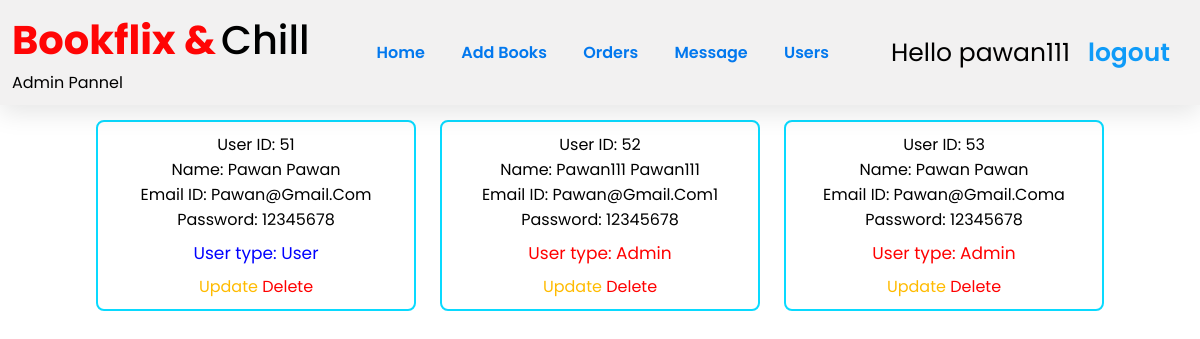
The page /users_detail.php (signed in) on the database its author committed.
### tables this page shows
CREATE TABLE `users_info` (
  `Id` int(100) NOT NULL,
  `name` varchar(20) NOT NULL,
  `surname` varchar(20) NOT NULL,
  `email` varchar(20) NOT NULL,
  `password` varchar(20) NOT NULL,
  `user_type` varchar(20) NOT NULL DEFAULT 'user'
);

### users_detail.php (the view, shortened to what this page needs)
<?php
include 'config.php';
?>
<!DOCTYPE html>
<html lang="en">
<head>
    <link rel="stylesheet" href="./css/register.css">
    <link rel="stylesheet" href="./css/index_book.css">
</head>
<body>
    <?php
    include 'admin_header.php';
    ?>
        <section class="show-products">
    <div class="box-container">
   <?php
      $select_user = mysqli_query($conn, "SELECT Id,name,surname,email,password,user_type FROM users_info") or die('query failed');
      if(mysqli_num_rows($select_user) > 0){
         while($fetch_user = mysqli_fetch_assoc($select_user)){
   ?>
   <div class="box">
       <div class="name">User ID: <?php echo $fetch_user['Id']; ?></div>
      <div class="name">Name: <?php echo $fetch_user['name']; ?>&nbsp;<?php echo $fetch_user['surname']; ?></div>
      <div class="name">Email ID: <?php echo $fetch_user['email']; ?></div>
      <div class="password">Password: <?php echo $fetch_user['password']; ?></div>
      <div class="price"style="color:<?php if($fetch_user['user_type'] == 'Admin'){ echo 'red'; }else{ echo 'blue'; } ?>;">User type: <?php echo $fetch_user['user_type']; ?></div>
      <a style="color:rgb(255, 187, 0);" href="users_detail.php?update_user=<?php echo $fetch_user['Id']; ?>">Update</a>
      <a href="users_detail.php?delete_user=<?php echo $fetch_user['Id']; ?>" onclick="return confirm('Are you sure you want to delete this user');">Delete</a>
   </div>
   <?php
      }
   }else{
      echo '<p class="empty">no products added yet!</p>';
   }
   ?>
    </div>
    </section>
</body>
</html>

### css/register.css (style rules this page uses)
* { text-decoration: none; }
body { background: #fff; font-family: "Poppins", sans-serif; }
html { overflow-x: hidden; top: 0; bottom: 0; left: 0; right: 0; }
.show-products .box-container { display: grid; grid-template-columns: repeat(auto-fit, 27rem); justify-content: center; gap: 1.5rem; max-width: 1200px; margin: 0 auto; align-items: flex-start; }
.show-products { padding-top: 0; margin-top: 15px; }
.show-products .box-container .box { text-align: center; padding: 12px; border-radius: 0.5rem; border: 2px solid rgb(15, 156, 221); }
.show-products .box-container .box .name { font-size: 1rem; color: black; text-transform: capitalize; }
.show-products .box-container .box .price { margin: 15px; font-size: 20px; color: rgb(32, 31, 31); }

### css/index_book.css (style rules this page uses)
* { text-decoration: none; margin: 0; padding: 0; font-family: "Poppins", sans-serif; box-sizing: border-box; outline: none; border:none; }
.show-products .box-container { display: grid; grid-template-columns: repeat(auto-fit, 20rem); justify-content: center; gap:1.5rem; max-width: 1200px; margin:0 auto; align-items: flex-start; }
.show-products { padding-top: 0; margin-top: 15px; }
.show-products .box-container .box { text-align: center; padding:10px; border-radius: .5rem; border:2px solid rgb(9, 218, 255); }
.show-products .box-container .box .name { font-size: 1rem; color:black; text-transform: capitalize; }
.show-products .box-container .box .price { margin: 8px 0px; font-size: 17px; color: rgb(3, 180, 224); font-weight: 400; }

### css/admin.css (style rules this page uses)
* { text-decoration: none; margin: 0; padding: 0; font-family: "Poppins", sans-serif; box-sizing: border-box; outline: none; border: none; }
a { color: #ff0000; text-decoration: none; background-color: transparent; }

### rows shown on the page
users_info: Id "51", name "Pawan", surname "Pawan", email "Pawan@gmail.com", password "12345678", user_type "User"
users_info: Id "52", name "Pawan111", surname "Pawan111", email "Pawan@gmail.com1", password "12345678", user_type "Admin"
users_info: Id "53", name "Pawan", surname "Pawan", email "Pawan@gmail.coma", password "12345678", user_type "Admin"

### other values the page prints
$_SESSION['admin_name'] "pawan111"
